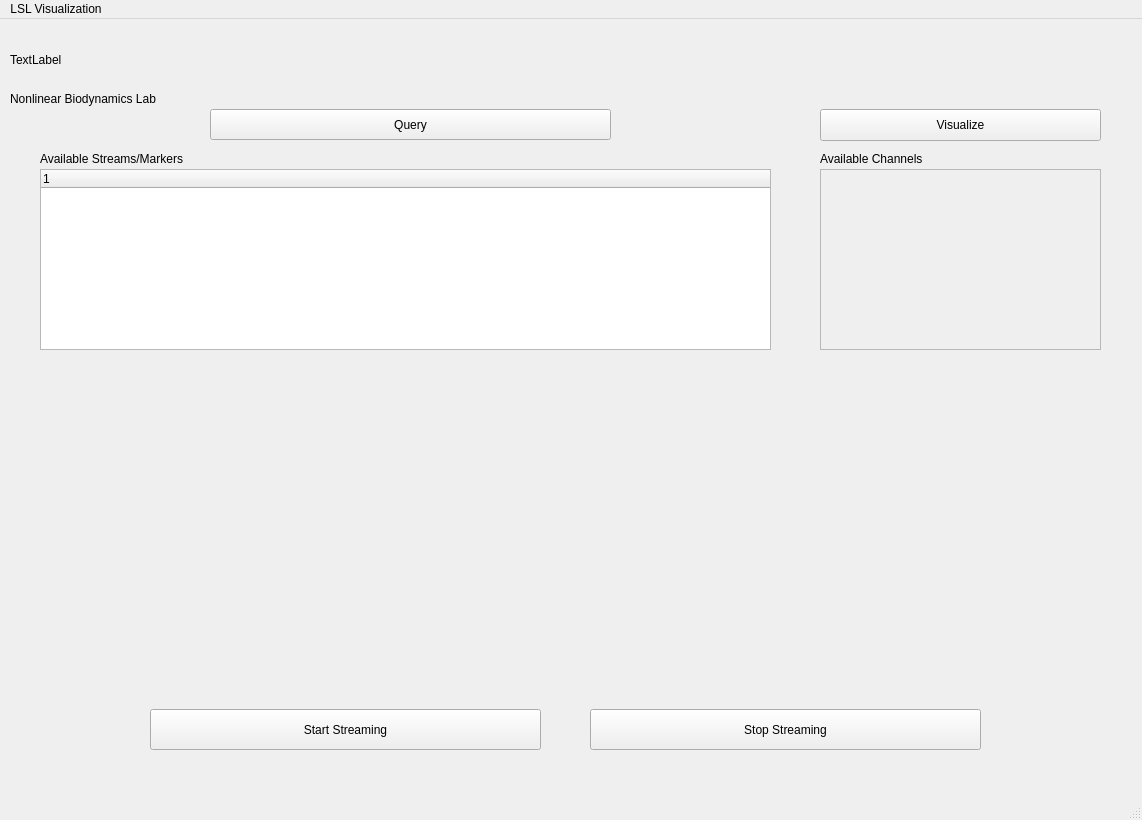
<?xml version="1.0" encoding="UTF-8"?>
<ui version="4.0">
 <class>lslVisual</class>
 <widget class="QMainWindow" name="lslVisual">
  <property name="geometry">
   <rect>
    <x>0</x>
    <y>0</y>
    <width>1142</width>
    <height>820</height>
   </rect>
  </property>
  <property name="windowTitle">
   <string>LSL Visualization</string>
  </property>
  <widget class="QWidget" name="centralwidget">
   <widget class="QPushButton" name="queryButton">
    <property name="geometry">
     <rect>
      <x>210</x>
      <y>90</y>
      <width>401</width>
      <height>31</height>
     </rect>
    </property>
    <property name="text">
     <string>Query</string>
    </property>
   </widget>
   <widget class="QLabel" name="label_2">
    <property name="geometry">
     <rect>
      <x>40</x>
      <y>130</y>
      <width>181</width>
      <height>20</height>
     </rect>
    </property>
    <property name="text">
     <string>Available Streams/Markers</string>
    </property>
   </widget>
   <widget class="QPushButton" name="visualizeButton">
    <property name="geometry">
     <rect>
      <x>820</x>
      <y>90</y>
      <width>281</width>
      <height>32</height>
     </rect>
    </property>
    <property name="text">
     <string>Visualize</string>
    </property>
   </widget>
   <widget class="QScrollArea" name="channelView">
    <property name="geometry">
     <rect>
      <x>820</x>
      <y>150</y>
      <width>281</width>
      <height>181</height>
     </rect>
    </property>
    <property name="widgetResizable">
     <bool>true</bool>
    </property>
    <widget class="QWidget" name="scrollAreaWidgetContents">
     <property name="geometry">
      <rect>
       <x>0</x>
       <y>0</y>
       <width>279</width>
       <height>179</height>
      </rect>
     </property>
    </widget>
   </widget>
   <widget class="QLabel" name="label_3">
    <property name="geometry">
     <rect>
      <x>820</x>
      <y>130</y>
      <width>181</width>
      <height>20</height>
     </rect>
    </property>
    <property name="text">
     <string>Available Channels</string>
    </property>
   </widget>
   <widget class="QTreeWidget" name="streamMetaData">
    <property name="geometry">
     <rect>
      <x>40</x>
      <y>150</y>
      <width>731</width>
      <height>181</height>
     </rect>
    </property>
    <column>
     <property name="text">
      <string notr="true">1</string>
     </property>
    </column>
   </widget>
   <widget class="QLabel" name="UTKlogo">
    <property name="geometry">
     <rect>
      <x>10</x>
      <y>0</y>
      <width>191</width>
      <height>81</height>
     </rect>
    </property>
    <property name="text">
     <string>TextLabel</string>
    </property>
   </widget>
   <widget class="QLabel" name="NBL">
    <property name="geometry">
     <rect>
      <x>10</x>
      <y>70</y>
      <width>191</width>
      <height>20</height>
     </rect>
    </property>
    <property name="text">
     <string>Nonlinear Biodynamics Lab</string>
    </property>
   </widget>
   <widget class="QWidget" name="gridLayoutWidget">
    <property name="geometry">
     <rect>
      <x>40</x>
      <y>340</y>
      <width>1061</width>
      <height>291</height>
     </rect>
    </property>
    <layout class="QGridLayout" name="signalViewer"/>
   </widget>
   <widget class="QPushButton" name="stopStream">
    <property name="geometry">
     <rect>
      <x>590</x>
      <y>690</y>
      <width>391</width>
      <height>41</height>
     </rect>
    </property>
    <property name="text">
     <string>Stop Streaming</string>
    </property>
   </widget>
   <widget class="QPushButton" name="startStream">
    <property name="geometry">
     <rect>
      <x>150</x>
      <y>690</y>
      <width>391</width>
      <height>41</height>
     </rect>
    </property>
    <property name="text">
     <string>Start Streaming</string>
    </property>
   </widget>
  </widget>
  <widget class="QMenuBar" name="menubar">
   <property name="geometry">
    <rect>
     <x>0</x>
     <y>0</y>
     <width>1142</width>
     <height>22</height>
    </rect>
   </property>
   <widget class="QMenu" name="LSL_Visualization">
    <property name="title">
     <string>LSL Visualization</string>
    </property>
   </widget>
   <addaction name="LSL_Visualization"/>
  </widget>
  <widget class="QStatusBar" name="statusbar"/>
 </widget>
 <resources/>
 <connections/>
</ui>
